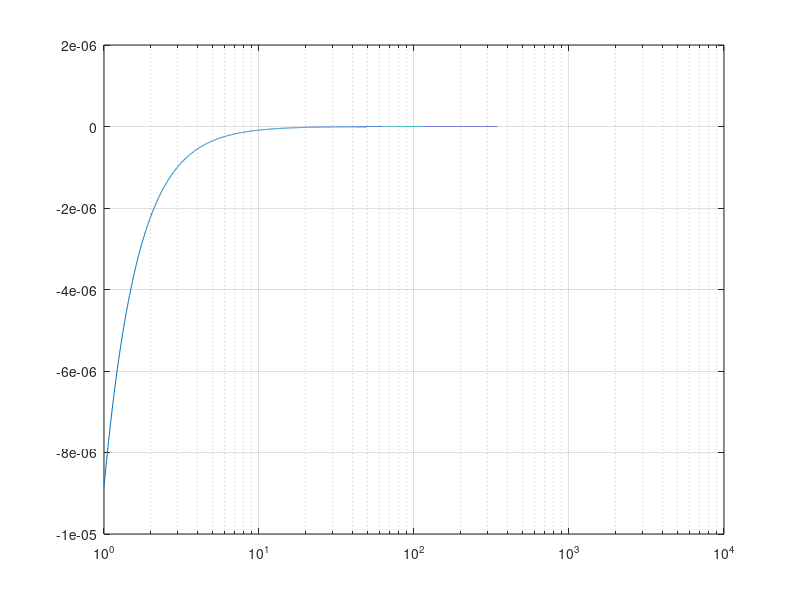

MATLAB code for this plot: (Note: this script raises an error after producing the figure.)
clc;
clear;

xp=1e3;
x=linspace(1e0,1e4,1e6);
y=8.85*1e-12*(1-(xp./x).^2);

figure
semilogx(x,y)
grid on

xl=xline(xp,'--','$\omega_p$','Interpreter','latex','FontSize',16);
xl.LabelVerticalAlignment='bottom';

xlabel('$\omega$ $\left[ \mathrm{Hz} \right]$','Interpreter','latex','FontSize',20)
ylabel('$\epsilon$ $\left[ \mathrm{F} \cdot \mathrm{m}^{-1} \right]$','Interpreter','latex','FontSize',20)